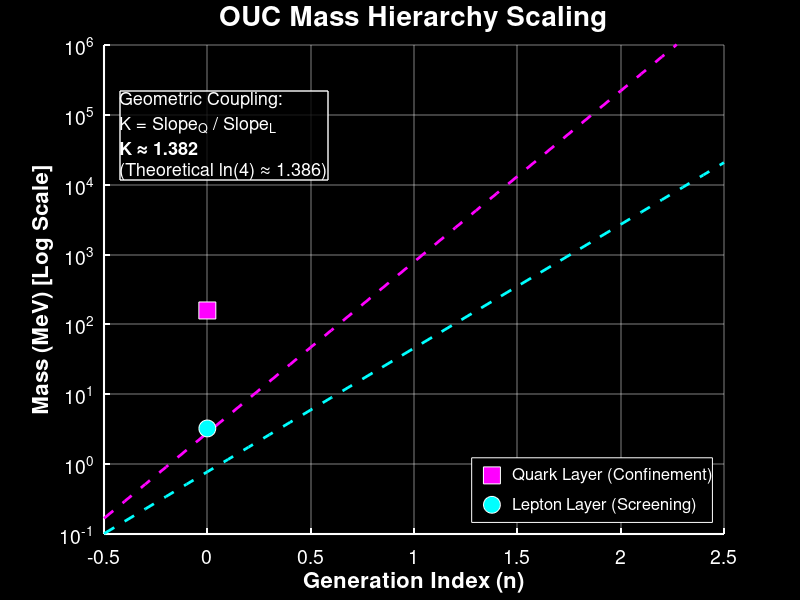

Source code (MATLAB):
%% OUC v3.7 - Mass Spectrum Plot (High Contrast Dark Mode)
% Visualizes the Geometric Coupling K ~ ln(4) for publication

function OUC_Mass_Plot_Dark
    clear; clc; close all;

    % --- DATA ---
    lep_mass = [0.511, 105.66, 1776.8];
    lep_gen  = [0, 1, 2]; 

    qrk_mass = [2.2, 1275, 173000];
    qrk_gen  = [0, 1, 2]; 

    % --- FITTING ---
    p_lep = polyfit(lep_gen, log(lep_mass), 1);
    p_qrk = polyfit(qrk_gen, log(qrk_mass), 1);
    
    Slope_L = p_lep(1);
    Slope_Q = p_qrk(1);
    K = Slope_Q / Slope_L;
    
    % Lines
    x_plot = -0.5:0.1:2.5;
    y_lep = exp(polyval(p_lep, x_plot));
    y_qrk = exp(polyval(p_qrk, x_plot));

    % --- VISUALIZATION (DARK THEME) ---
    % 'InvertHardcopy', 'off' is crucial to keep background black when saving
    f = figure('Color', 'k', 'Position', [100 100 1000 700], 'InvertHardcopy', 'off');
    
    % Main Axes
    ax = axes();
    set(ax, 'Color', 'k', 'XColor', 'w', 'YColor', 'w', ...
        'FontSize', 14, 'LineWidth', 1.5, 'GridColor', 'w', 'GridAlpha', 0.25);
    hold on; grid on;
    
    % 1. Plot Lines (Bright Neon Colors)
    plot(x_plot, y_lep, 'c--', 'LineWidth', 2); % Cyan for Leptons
    plot(x_plot, y_qrk, 'm--', 'LineWidth', 2); % Magenta for Quarks
    
    % 2. Plot Points
    s1 = scatter(lep_gen, lep_mass, 150, 'c', 'filled', 'MarkerEdgeColor', 'w');
    s2 = scatter(qrk_gen, qrk_mass, 150, 'm', 'filled', 's', 'MarkerEdgeColor', 'w');
    
    % 3. Log Scale Settings
    set(ax, 'YScale', 'log');
    ylim([0.1 10^6]);
    xlim([-0.5 2.5]);
    
    % 4. Labels
    xlabel('Generation Index (n)', 'Color', 'w', 'FontSize', 16, 'FontWeight', 'bold');
    ylabel('Mass (MeV) [Log Scale]', 'Color', 'w', 'FontSize', 16, 'FontWeight', 'bold');
    title('OUC Mass Hierarchy Scaling', 'Color', 'w', 'FontSize', 20);
    
    % 5. Legend
    lgd = legend([s2, s1], {'Quark Layer (Confinement)', 'Lepton Layer (Screening)'}, ...
           'Location', 'southeast', 'FontSize', 12);
    set(lgd, 'Color', 'k', 'TextColor', 'w', 'EdgeColor', 'w');
       
    % 6. The K-Factor Annotation (Fixed Visibility)
    str = sprintf('Geometric Coupling:\nK = Slope_Q / Slope_L\n\\bfK \\approx %.3f\n\\rm(Theoretical ln(4) \\approx 1.386)', K);
    
    dim = [0.15 0.7 0.25 0.15];
    annotation('textbox', dim, 'String', str, ...
               'FitBoxToText', 'on', ...
               'BackgroundColor', 'k', ... % Black background
               'Color', 'w', ...           % White Text
               'EdgeColor', 'w', ...       % White Border
               'LineWidth', 1, ...
               'FontSize', 13, ...
               'FaceAlpha', 0.8);          % Slight transparency

    % --- SAVE ---
    % Use 'BackgroundColor', 'current' to ensure it saves exactly as seen
    exportgraphics(f, 'OUC_Mass_Spectrum_Dark.png', 'Resolution', 300, 'BackgroundColor', 'current');
    fprintf('Plot saved: OUC_Mass_Spectrum_Dark.png (K = %.4f)\n', K);
end
